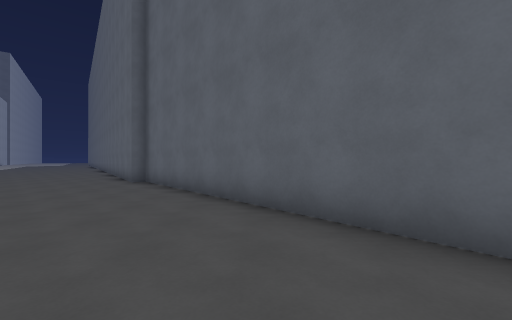
view 1 (above)

24 first-person views from a walk through a Godot game level. The camera is 1.5 m above the floor, looks level and sees 90° across. Doors that lead somewhere are drawn open, without their leaves. The floor is counted in squares, 2 m on a side. Each view is taken from the middle of a square. On the plan, view 1 faces up. The plan holds only what a view shows up to about 9 squares ahead; the rest is blank. The place goes on beyond the plan. Characters and animated objects are not drawn. Surface patterns are stand-ins for the level's own textures.

view 2
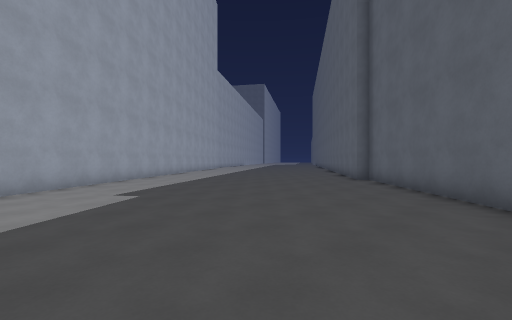

view 3
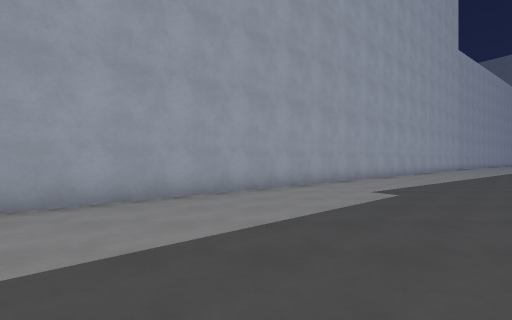

view 4
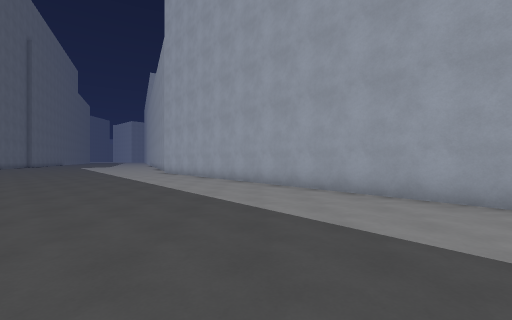

view 5
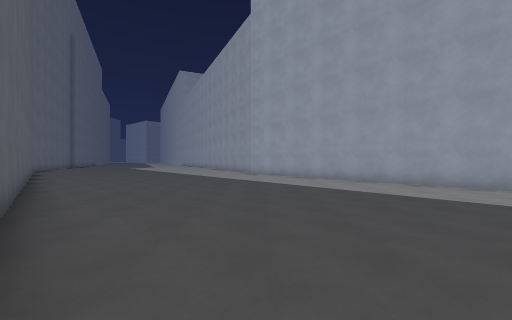

view 6
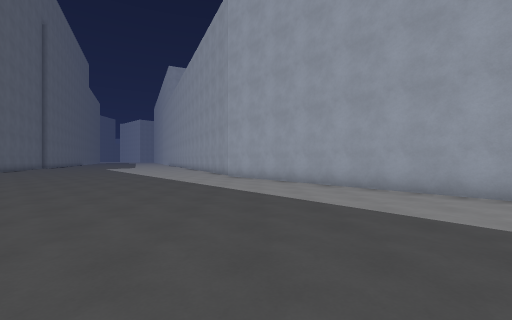

view 7
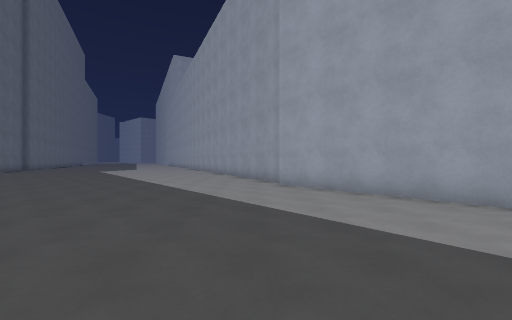

view 8
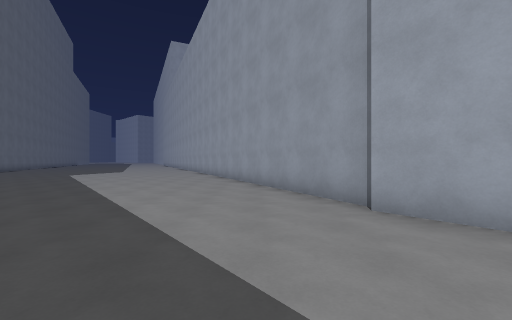

view 9
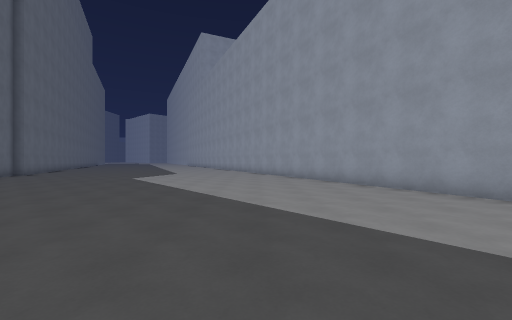

view 10
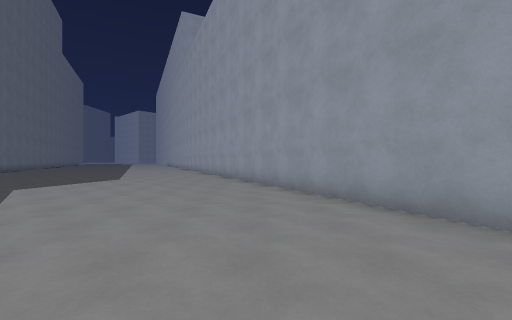

view 11
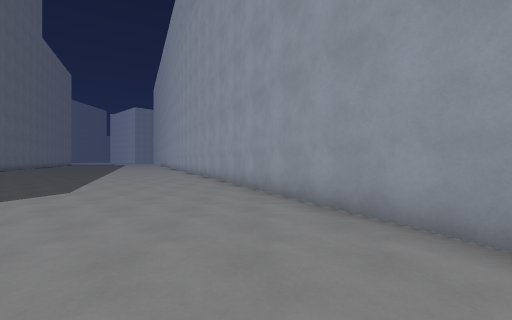

view 12
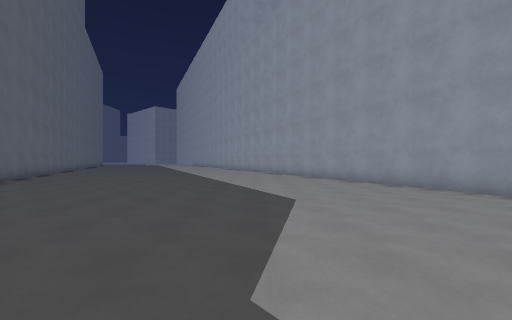

view 13
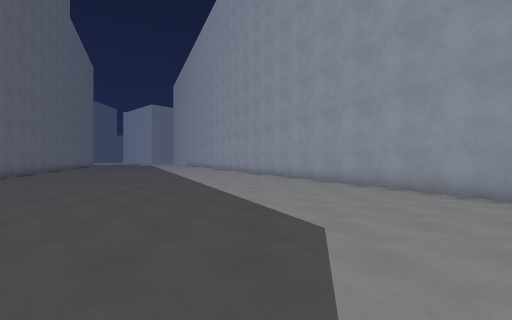

view 14
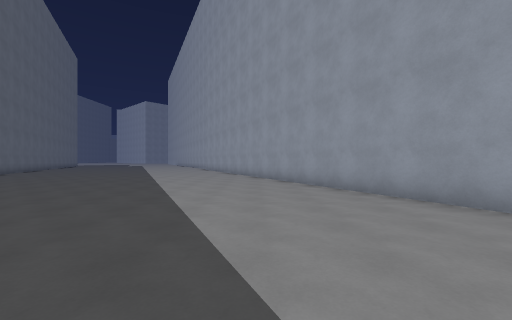

view 15
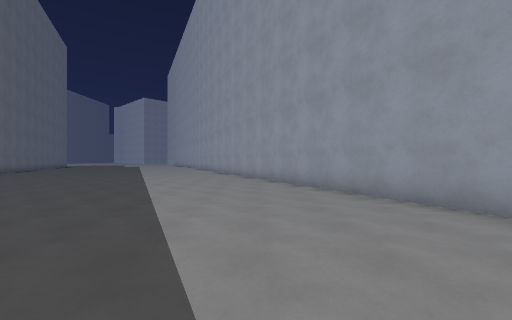

view 16
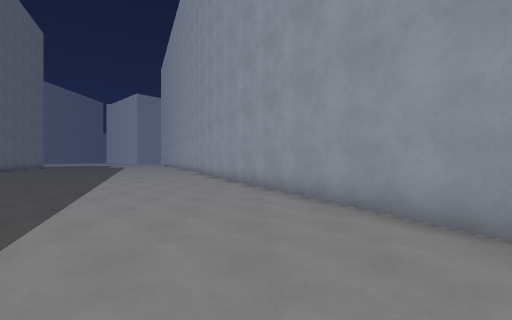

view 17
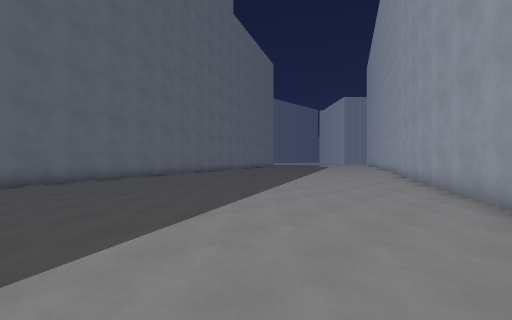

view 18
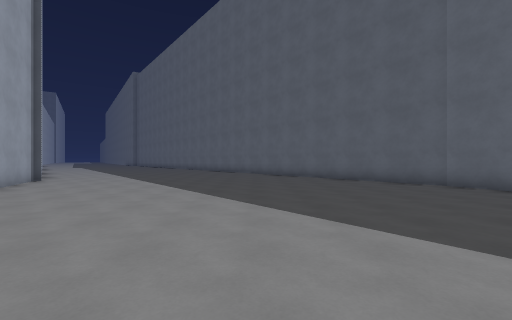

view 19
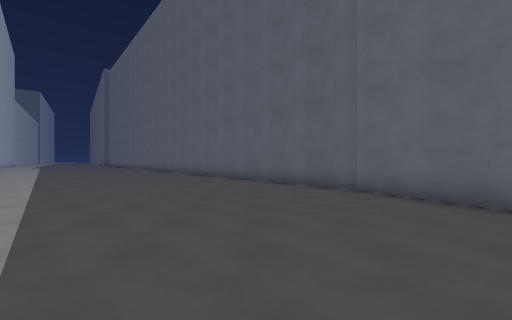

view 20
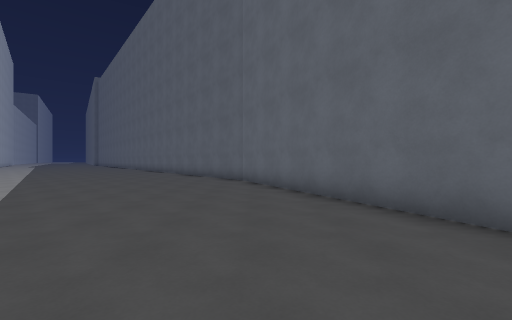

view 21
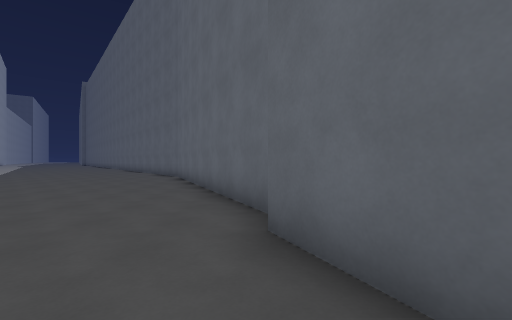

view 22
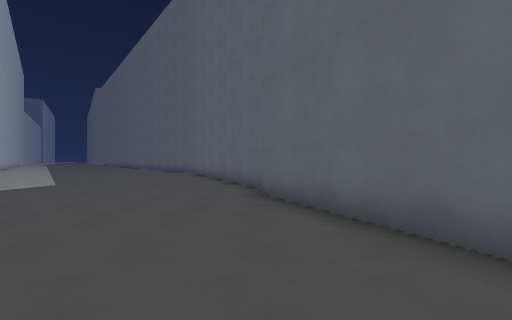

view 23
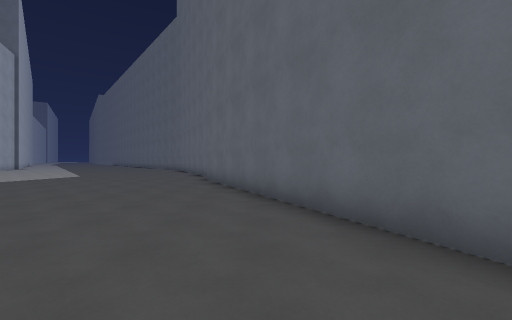

view 24
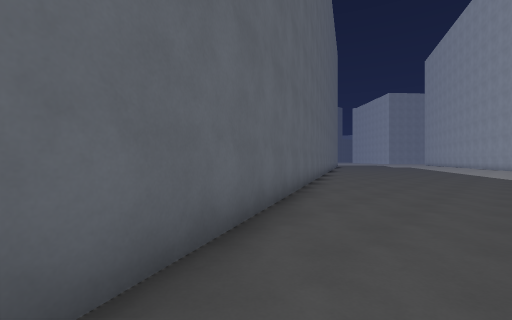

### Floor plan
Points are (right, up) in squares from view 1. A wall is a line through its corners. A room is listed if a view was taken in it or the views show most of it. See-through windows are left out.
Room 1 (views 1, 2, 3, 4, 5, 6, 7, 8, 9, 10, 11, 12, 13, 14, 15, 16, 17, 18, 19, 20, 21, 22, 23, 24)
walls: (3.1, -14) (16, -41.5); (10.8, -8.7) (6.1, -3.1); (20.2, -23.5) (16.5, -15.6) (14.3, -12.9); (2, 1.9) (-3.8, 8.8) (-4.2, 8.6) (-4.5, 9); (24.5, -33.8) (20.1, -24.2); (-9.6, 1.7) (3.3, -13.8)

Positions as (right, up) in squares from view 1, and headings:
1: (0, 0), facing up
2: (0, -1), facing up-left
3: (0, -2), facing left
4: (-2, 1), facing down
5: (3, 0), facing down
6: (2, -2), facing down
7: (4, -6), facing down
8: (5, -10), facing down
9: (9, -12), facing down
10: (8, -16), facing down
11: (9, -20), facing down
12: (14, -21), facing down
13: (14, -23), facing down
14: (14, -26), facing down
15: (15, -29), facing down
16: (15, -32), facing down
17: (14, -32), facing down-right
18: (11, -23), facing up
19: (14, -22), facing up
20: (17, -25), facing up
21: (20, -27), facing up
22: (20, -30), facing up
23: (22, -34), facing up
24: (21, -29), facing down-right
